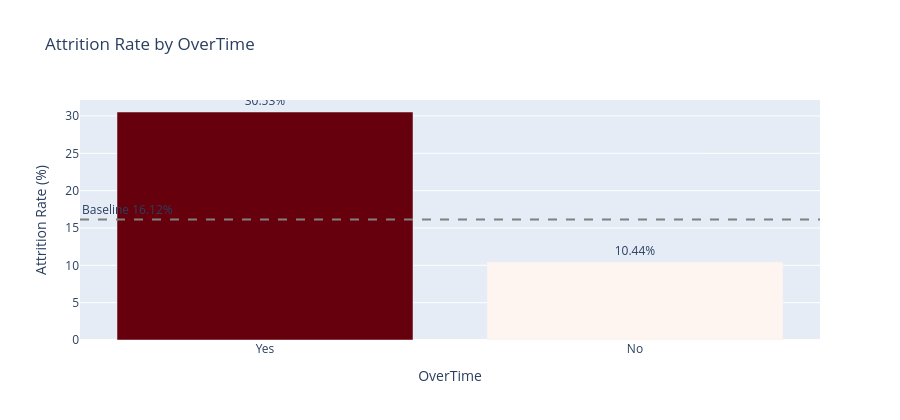

Notebook cell for this chart:
### Markdown cell above
## Objective 4 — Evaluate Work Conditions Associated with Attrition

**Business questions:** How does attrition relate to overtime, business travel, distance from home, and work-life balance?

### Code cell
plot_attrition_rate(df_clean, 'OverTime', 'Attrition Rate by OverTime').show()

### Figure 1 — Plotly figure (JSON) as saved in the notebook; plotly's stock layout.template omitted (floating-point values rounded to 4 significant figures)
{"data": [{"customdata": [[416], [1054]], "hovertemplate": "OverTime=%{x}<br>Attrition Rate (%)=%{marker.color}<br>Headcount=%{customdata[0]}<extra></extra>", "legendgroup": "", "marker": {"color": [30.53, 10.44], "coloraxis": "coloraxis", "pattern": {"shape": ""}}, "name": "", "orientation": "v", "showlegend": false, "text": [30.53, 10.44], "textposition": "outside", "texttemplate": "%{text}%", "type": "bar", "x": ["Yes", "No"], "xaxis": "x", "y": [30.53, 10.44], "yaxis": "y"}], "layout": {"annotations": [{"showarrow": false, "text": "Baseline 16.12%", "x": 0, "xanchor": "left", "xref": "x domain", "y": 16.12, "yanchor": "bottom", "yref": "y"}], "barmode": "relative", "coloraxis": {"autocolorscale": false, "colorbar": {"title": {"text": "Attrition Rate (%)"}}, "colorscale": [[0.0, "rgb(255,245,240)"], [0.125, "rgb(254,224,210)"], [0.25, "rgb(252,187,161)"], [0.375, "rgb(252,146,114)"], [0.5, "rgb(251,106,74)"], [0.625, "rgb(239,59,44)"], [0.75, "rgb(203,24,29)"], [0.875, "rgb(165,15,21)"], [1.0, "rgb(103,0,13)"]], "showscale": false}, "height": 420, "legend": {"tracegroupgap": 0}, "shapes": [{"line": {"color": "gray", "dash": "dash"}, "type": "line", "x0": 0, "x1": 1, "xref": "x domain", "y0": 16.12, "y1": 16.12, "yref": "y"}], "showlegend": false, "title": {"text": "Attrition Rate by OverTime"}, "xaxis": {"anchor": "y", "domain": [0.0, 1.0], "title": {"text": "OverTime"}}, "yaxis": {"anchor": "x", "domain": [0.0, 1.0], "title": {"text": "Attrition Rate (%)"}}}}
